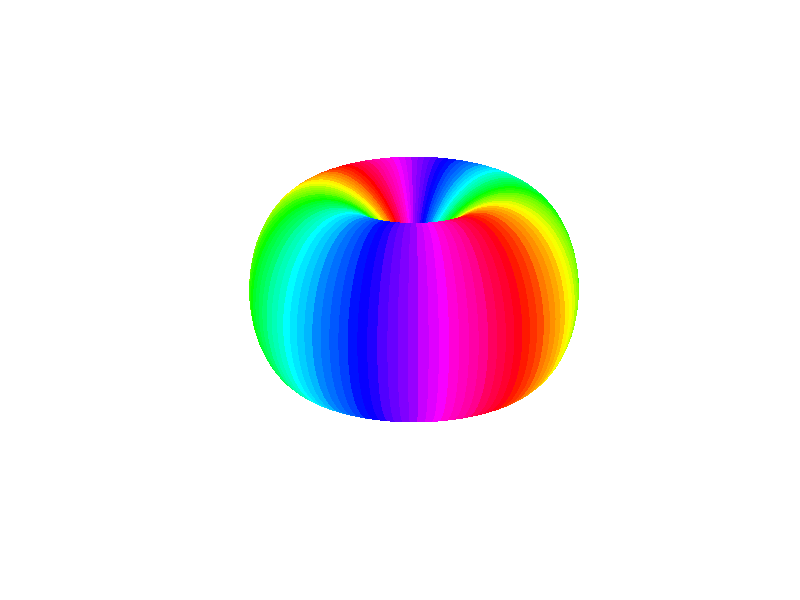

This chart was generated by the following MATLAB code: (Note: this script raises an error after producing the figure.)
% Grid points
nx = 128;
ny = 128;

% Spinor components
zetaP2 = ones(nx, ny);
zetaP1 = zeros(nx, ny);
zeta0 = zeros(nx, ny);
zetaM1 = zeros(nx, ny);
zetaM2 = zeros(nx, ny);

% discretize sphere surface
resolution = 100;
delta = pi/resolution;
theta = 0:delta:pi; % altitude
phi = 0:2*delta:2*pi; % azimuth
[phi,theta] = meshgrid(phi,theta);

% Spin-2 spherical harmonics
Y_2p2 = 0.25 * sqrt(15 / (2*pi)).* exp(2j * phi).* sin(theta).^2;
Y_2p1 = -0.5 * sqrt(15 / (2*pi)) * exp(1j * phi).* sin(theta).*cos(theta);
Y_2p0 = 0.25 * sqrt(5 / pi) * (3 * cos(theta).^2 - 1);
Y_2m1 = 0.5 * sqrt(15 / (2*pi)) * exp(-1j * phi).* sin(theta).*cos(theta);
Y_2m2 = 0.25 * sqrt(15 / (2*pi)).* exp(-2j * phi).* sin(theta).^2;

% Plot spherical harmonic
zsph = zetaP2(64, 64).* Y_2p2 ...
    + zetaP1(64, 64).* Y_2p1 ...
    + zeta0(64, 64).* Y_2p0 ...
    + zetaM1(64, 64).* Y_2m1 ...
    + zetaM2(64, 64).* Y_2m2;

scale = 1.0;
zsph = zsph * scale;
xx = abs(zsph).^2.*sin(theta).*cos(phi);
yy = abs(zsph).^2.*sin(theta).*sin(phi);
zz = abs(zsph).^2.*cos(theta);

h = surf(xx,yy,zz,angle(zsph));
set(h, 'LineStyle','none')
axis off;
colormap(hsv);
clim([-pi pi]);
camlight left
camlight right
lighting phong
daspect([1 1 1]);
view(-23, 30);
exportgraphics(gca, '../../gfx/ch-groundStateSymmetries/FM-2-spherical.pdf');
